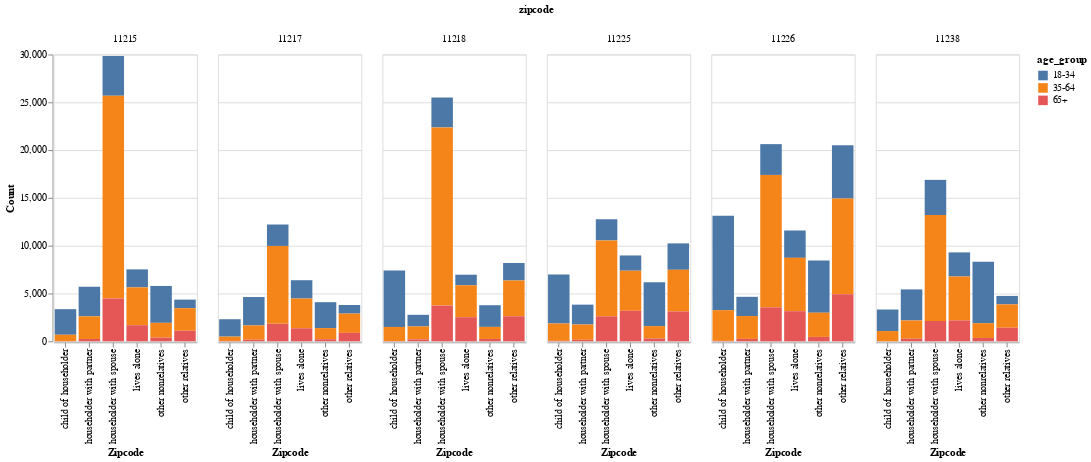

Notebook code cell kept with this figure:
### Code cell
import altair as alt

chart = alt.Chart(df_tidy_acs).mark_bar().encode(
    x=alt.X('living_arrangement:N', title='Zipcode'),
    y=alt.Y('count:Q', title='Count'),
    color='age_group:N',
    tooltip=['zipcode', 'living_arrangement', 'count', 'age_group'],
    column='zipcode:N'
).properties(
    width=150,
    height=300
)

chart

### Figure 1 — Vega-Lite specification as saved in the notebook (floating-point values rounded to 4 significant figures)
{"config": {"view": {"continuousWidth": 300, "continuousHeight": 300}}, "data": {"name": "data-95b8af7545357620274e8c676c474fda"}, "mark": {"type": "bar"}, "encoding": {"color": {"field": "age_group", "type": "nominal"}, "column": {"field": "zipcode", "type": "nominal"}, "tooltip": [{"field": "zipcode", "type": "nominal"}, {"field": "living_arrangement", "type": "nominal"}, {"field": "count", "type": "quantitative"}, {"field": "age_group", "type": "nominal"}], "x": {"field": "living_arrangement", "title": "Zipcode", "type": "nominal"}, "y": {"field": "count", "title": "Count", "type": "quantitative"}}, "height": 300, "width": 150, "$schema": "https://vega.github.io/schema/vega-lite/v5.8.0.json", "datasets": {"data-95b8af7545357620274e8c676c474fda": [{"zipcode": "11215", "living_arrangement": "lives alone", "count": 1880, "age_group": "18-34"}, {"zipcode": "11217", "living_arrangement": "lives alone", "count": 1916, "age_group": "18-34"}, {"zipcode": "11218", "living_arrangement": "lives alone", "count": 1107, "age_group": "18-34"}, {"zipcode": "11225", "living_arrangement": "lives alone", "count": 1596, "age_group": "18-34"}, {"zipcode": "11226", "living_arrangement": "lives alone", "count": 2863, "age_group": "18-34"}, {"zipcode": "11238", "living_arrangement": "lives alone", "count": 2521, "age_group": "18-34"}, {"zipcode": "11215", "living_arrangement": "householder with spouse", "count": 4159, "age_group": "18-34"}, {"zipcode": "11217", "living_arrangement": "householder with spouse", "count": 2241, "age_group": "18-34"}, {"zipcode": "11218", "living_arrangement": "householder with spouse", "count": 3131, "age_group": "18-34"}, {"zipcode": "11225", "living_arrangement": "householder with spouse", "count": 2218, "age_group": "18-34"}, {"zipcode": "11226", "living_arrangement": "householder with spouse", "count": 3222, "age_group": "18-34"}, {"zipcode": "11238", "living_arrangement": "householder with spouse", "count": 3675, "age_group": "18-34"}, {"zipcode": "11215", "living_arrangement": "householder with partner", "count": 3094, "age_group": "18-34"}, {"zipcode": "11217", "living_arrangement": "householder with partner", "count": 2972, "age_group": "18-34"}, {"zipcode": "11218", "living_arrangement": "householder with partner", "count": 1214, "age_group": "18-34"}, {"zipcode": "11225", "living_arrangement": "householder with partner", "count": 2075, "age_group": "18-34"}, {"zipcode": "11226", "living_arrangement": "householder with partner", "count": 2011, "age_group": "18-34"}, {"zipcode": "11238", "living_arrangement": "householder with partner", "count": 3247, "age_group": "18-34"}, {"zipcode": "11215", "living_arrangement": "child of householder", "count": 2678, "age_group": "18-34"}, {"zipcode": "11217", "living_arrangement": "child of householder", "count": 1820, "age_group": "18-34"}, {"zipcode": "11218", "living_arrangement": "child of householder", "count": 5914, "age_group": "18-34"}, {"zipcode": "11225", "living_arrangement": "child of householder", "count": 5137, "age_group": "18-34"}, {"zipcode": "11226", "living_arrangement": "child of householder", "count": 9881, "age_group": "18-34"}, {"zipcode": "11238", "living_arrangement": "child of householder", "count": 2254, "age_group": "18-34"}, {"zipcode": "11215", "living_arrangement": "other relatives", "count": 898, "age_group": "18-34"}, {"zipcode": "11217", "living_arrangement": "other relatives", "count": 898, "age_group": "18-34"}, {"zipcode": "11218", "living_arrangement": "other relatives", "count": 1827, "age_group": "18-34"}, {"zipcode": "11225", "living_arrangement": "other relatives", "count": 2762, "age_group": "18-34"}, {"zipcode": "11226", "living_arrangement": "other relatives", "count": 5571, "age_group": "18-34"}, {"zipcode": "11238", "living_arrangement": "other relatives", "count": 885, "age_group": "18-34"}, {"zipcode": "11215", "living_arrangement": "other nonrelatives", "count": 3858, "age_group": "18-34"}, {"zipcode": "11217", "living_arrangement": "other nonrelatives", "count": 2713, "age_group": "18-34"}, {"zipcode": "11218", "living_arrangement": "other nonrelatives", "count": 2268, "age_group": "18-34"}, {"zipcode": "11225", "living_arrangement": "other nonrelatives", "count": 4586, "age_group": "18-34"}, {"zipcode": "11226", "living_arrangement": "other nonrelatives", "count": 5449, "age_group": "18-34"}, {"zipcode": "11238", "living_arrangement": "other nonrelatives", "count": 6423, "age_group": "18-34"}, {"zipcode": "11215", "living_arrangement": "lives alone", "count": 3958, "age_group": "35-64"}, {"zipcode": "11217", "living_arrangement": "lives alone", "count": 3111, "age_group": "35-64"}, {"zipcode": "11218", "living_arrangement": "lives alone", "count": 3337, "age_group": "35-64"}, {"zipcode": "11225", "living_arrangement": "lives alone", "count": 4188, "age_group": "35-64"}, {"zipcode": "11226", "living_arrangement": "lives alone", "count": 5580, "age_group": "35-64"}, {"zipcode": "11238", "living_arrangement": "lives alone", "count": 4596, "age_group": "35-64"}, {"zipcode": "11215", "living_arrangement": "householder with spouse", "count": 21217, "age_group": "35-64"}, {"zipcode": "11217", "living_arrangement": "householder with spouse", "count": 8151, "age_group": "35-64"}, {"zipcode": "11218", "living_arrangement": "householder with spouse", "count": 18631, "age_group": "35-64"}, {"zipcode": "11225", "living_arrangement": "householder with spouse", "count": 7943, "age_group": "35-64"}, {"zipcode": "11226", "living_arrangement": "householder with spouse", "count": 13859, "age_group": "35-64"}, {"zipcode": "11238", "living_arrangement": "householder with spouse", "count": 11089, "age_group": "35-64"}, {"zipcode": "11215", "living_arrangement": "householder with partner", "count": 2368, "age_group": "35-64"}, {"zipcode": "11217", "living_arrangement": "householder with partner", "count": 1489, "age_group": "35-64"}, {"zipcode": "11218", "living_arrangement": "householder with partner", "count": 1356, "age_group": "35-64"}, {"zipcode": "11225", "living_arrangement": "householder with partner", "count": 1601, "age_group": "35-64"}, {"zipcode": "11226", "living_arrangement": "householder with partner", "count": 2391, "age_group": "35-64"}, {"zipcode": "11238", "living_arrangement": "householder with partner", "count": 1909, "age_group": "35-64"}, {"zipcode": "11215", "living_arrangement": "child of householder", "count": 672, "age_group": "35-64"}, {"zipcode": "11217", "living_arrangement": "child of householder", "count": 454, "age_group": "35-64"}, {"zipcode": "11218", "living_arrangement": "child of householder", "count": 1474, "age_group": "35-64"}, {"zipcode": "11225", "living_arrangement": "child of householder", "count": 1815, "age_group": "35-64"}, {"zipcode": "11226", "living_arrangement": "child of householder", "count": 3213, "age_group": "35-64"}, {"zipcode": "11238", "living_arrangement": "child of householder", "count": 1062, "age_group": "35-64"}, {"zipcode": "11215", "living_arrangement": "other relatives", "count": 2357, "age_group": "35-64"}, {"zipcode": "11217", "living_arrangement": "other relatives", "count": 2017, "age_group": "35-64"}, {"zipcode": "11218", "living_arrangement": "other relatives", "count": 3742, "age_group": "35-64"}, {"zipcode": "11225", "living_arrangement": "other relatives", "count": 4358, "age_group": "35-64"}, {"zipcode": "11226", "living_arrangement": "other relatives", "count": 10028, "age_group": "35-64"}, {"zipcode": "11238", "living_arrangement": "other relatives", "count": 2441, "age_group": "35-64"}, {"zipcode": "11215", "living_arrangement": "other nonrelatives", "count": 1552, "age_group": "35-64"}, {"zipcode": "11217", "living_arrangement": "other nonrelatives", "count": 1163, "age_group": "35-64"}, {"zipcode": "11218", "living_arrangement": "other nonrelatives", "count": 1260, "age_group": "35-64"}, {"zipcode": "11225", "living_arrangement": "other nonrelatives", "count": 1291, "age_group": "35-64"}, {"zipcode": "11226", "living_arrangement": "other nonrelatives", "count": 2535, "age_group": "35-64"}, {"zipcode": "11238", "living_arrangement": "other nonrelatives", "count": 1544, "age_group": "35-64"}, {"zipcode": "11215", "living_arrangement": "lives alone", "count": 1684, "age_group": "65+"}, {"zipcode": "11217", "living_arrangement": "lives alone", "count": 1361, "age_group": "65+"}, {"zipcode": "11218", "living_arrangement": "lives alone", "count": 2521, "age_group": "65+"}, {"zipcode": "11225", "living_arrangement": "lives alone", "count": 3194, "age_group": "65+"}, {"zipcode": "11226", "living_arrangement": "lives alone", "count": 3147, "age_group": "65+"}, {"zipcode": "11238", "living_arrangement": "lives alone", "count": 2182, "age_group": "65+"}, {"zipcode": "11215", "living_arrangement": "householder with spouse", "count": 4468, "age_group": "65+"}, {"zipcode": "11217", "living_arrangement": "householder with spouse", "count": 1823, "age_group": "65+"}, {"zipcode": "11218", "living_arrangement": "householder with spouse", "count": 3738, "age_group": "65+"}, {"zipcode": "11225", "living_arrangement": "householder with spouse", "count": 2605, "age_group": "65+"}, {"zipcode": "11226", "living_arrangement": "householder with spouse", "count": 3543, "age_group": "65+"}, {"zipcode": "11238", "living_arrangement": "householder with spouse", "count": 2120, "age_group": "65+"}, {"zipcode": "11215", "living_arrangement": "householder with partner", "count": 243, "age_group": "65+"}, {"zipcode": "11217", "living_arrangement": "householder with partner", "count": 169, "age_group": "65+"}, {"zipcode": "11218", "living_arrangement": "householder with partner", "count": 200, "age_group": "65+"}, {"zipcode": "11225", "living_arrangement": "householder with partner", "count": 156, "age_group": "65+"}, {"zipcode": "11226", "living_arrangement": "householder with partner", "count": 250, "age_group": "65+"}, {"zipcode": "11238", "living_arrangement": "householder with partner", "count": 272, "age_group": "65+"}, {"zipcode": "11215", "living_arrangement": "child of householder", "count": 11, "age_group": "65+"}, {"zipcode": "11217", "living_arrangement": "child of householder", "count": 34, "age_group": "65+"}, {"zipcode": "11218", "living_arrangement": "child of householder", "count": 30, "age_group": "65+"}, {"zipcode": "11225", "living_arrangement": "child of householder", "count": 45, "age_group": "65+"}, {"zipcode": "11226", "living_arrangement": "child of householder", "count": 42, "age_group": "65+"}, {"zipcode": "11238", "living_arrangement": "child of householder", "count": 7, "age_group": "65+"}, {"zipcode": "11215", "living_arrangement": "other relatives", "count": 1104, "age_group": "65+"}, {"zipcode": "11217", "living_arrangement": "other relatives", "count": 879, "age_group": "65+"}, {"zipcode": "11218", "living_arrangement": "other relatives", "count": 2618, "age_group": "65+"}, {"zipcode": "11225", "living_arrangement": "other relatives", "count": 3121, "age_group": "65+"}, {"zipcode": "11226", "living_arrangement": "other relatives", "count": 4913, "age_group": "65+"}, {"zipcode": "11238", "living_arrangement": "other relatives", "count": 1421, "age_group": "65+"}, {"zipcode": "11215", "living_arrangement": "other nonrelatives", "count": 379, "age_group": "65+"}, {"zipcode": "11217", "living_arrangement": "other nonrelatives", "count": 216, "age_group": "65+"}, {"zipcode": "11218", "living_arrangement": "other nonrelatives", "count": 245, "age_group": "65+"}, {"zipcode": "11225", "living_arrangement": "other nonrelatives", "count": 293, "age_group": "65+"}, {"zipcode": "11226", "living_arrangement": "other nonrelatives", "count": 458, "age_group": "65+"}, {"zipcode": "11238", "living_arrangement": "other nonrelatives", "count": 350, "age_group": "65+"}]}}
